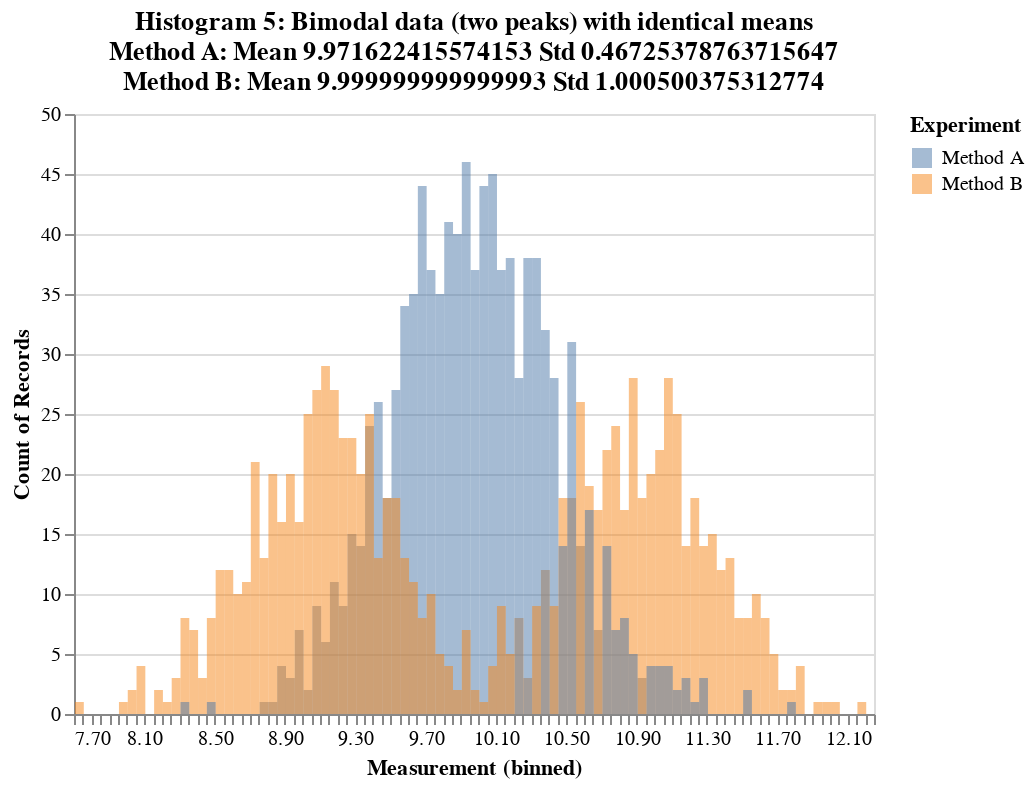

Here is the notebook cell this chart was saved with:
### Code cell
import pandas as pd
import altair as alt
import numpy as np

df = pd.read_pickle('example5.pkl')

alt.Chart(df).transform_fold(
    ['Method A', 'Method B'],
    as_=['Experiment', 'Measurement']
).mark_bar(
    opacity=0.5,
    binSpacing=0
).encode(
    alt.X('Measurement:Q', 
          bin=alt.Bin(maxbins=100)),
    alt.Y('count()', stack=None),
    alt.Color('Experiment:N')    
).properties(
    title=['Histogram 5: Bimodal data (two peaks) with identical means',
           'Method A: Mean ' + str(df['Method A'].mean())  + ' Std ' + str(df['Method A'].std()),
           'Method B: Mean ' + str(df['Method B'].mean())  + ' Std ' + str(df['Method B'].std())
          ])

### Figure 1 — Vega-Lite specification as saved in the notebook (floating-point values rounded to 4 significant figures; data arrays with more than 128 entries replaced by an {"elided": "..."} marker saying what was removed)
{"config": {"view": {"continuousWidth": 400, "continuousHeight": 300}}, "data": {"name": "data-604359c8fcf3613a35c1ecfa6b414cfe"}, "mark": {"type": "bar", "binSpacing": 0, "opacity": 0.5}, "encoding": {"color": {"field": "Experiment", "type": "nominal"}, "x": {"bin": {"maxbins": 100}, "field": "Measurement", "type": "quantitative"}, "y": {"aggregate": "count", "stack": null, "type": "quantitative"}}, "title": ["Histogram 5: Bimodal data (two peaks) with identical means", "Method A: Mean 9.971622415574153 Std 0.46725378763715647", "Method B: Mean 9.999999999999993 Std 1.000500375312774"], "transform": [{"fold": ["Method A", "Method B"], "as": ["Experiment", "Measurement"]}], "$schema": "https://vega.github.io/schema/vega-lite/v4.17.0.json", "datasets": {"data-604359c8fcf3613a35c1ecfa6b414cfe": {"elided": "1000 records"}}}
